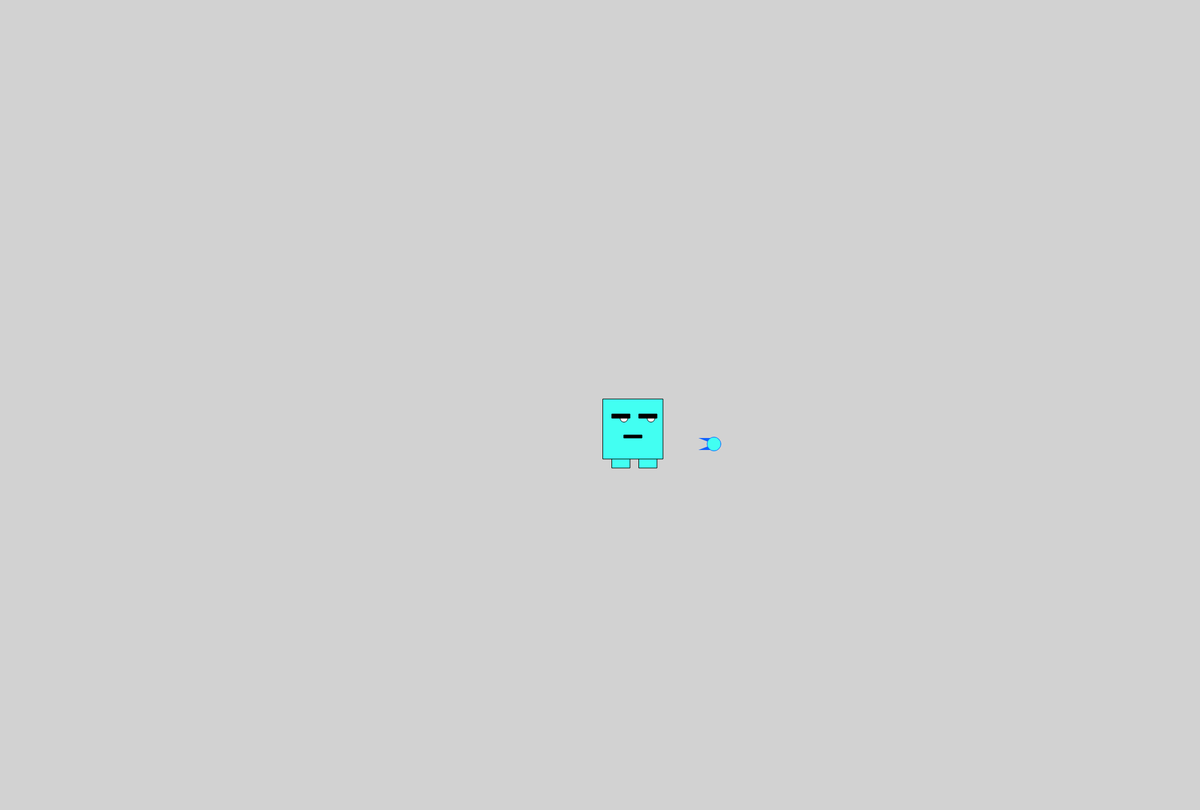
Frame 1 (no input)
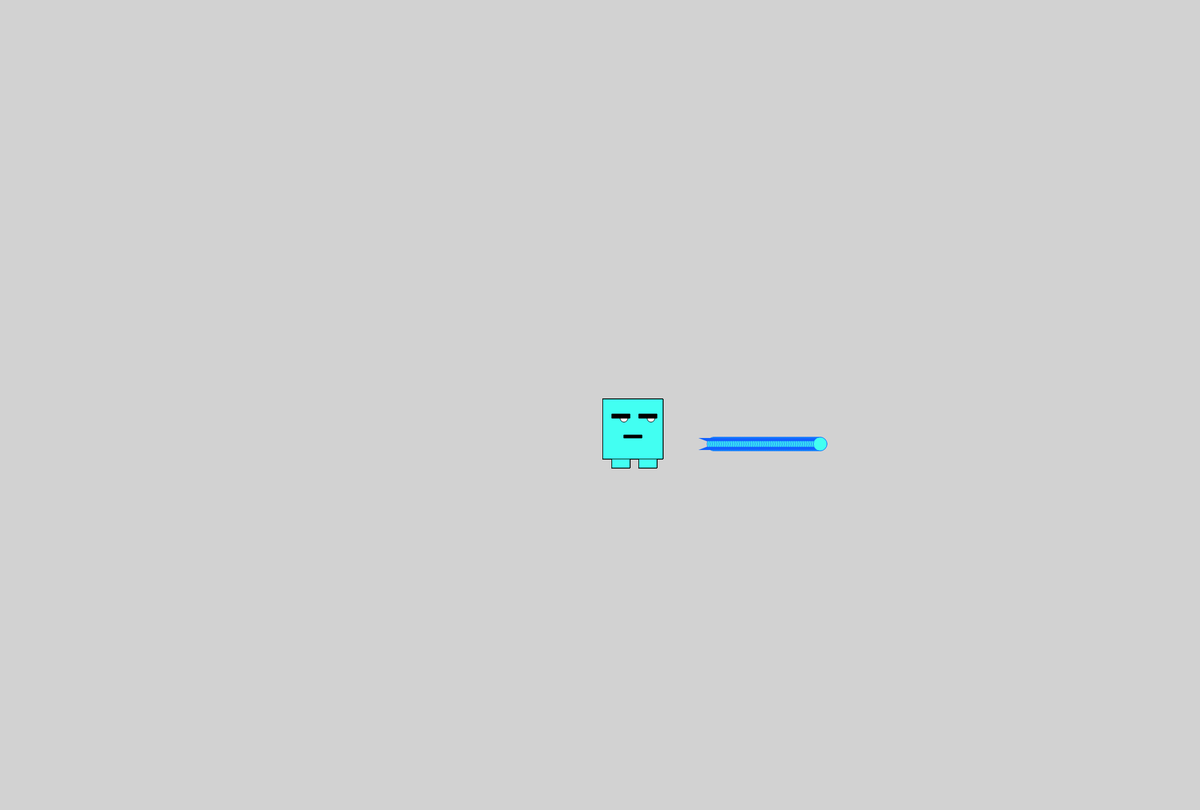
Frame 60 (no input)
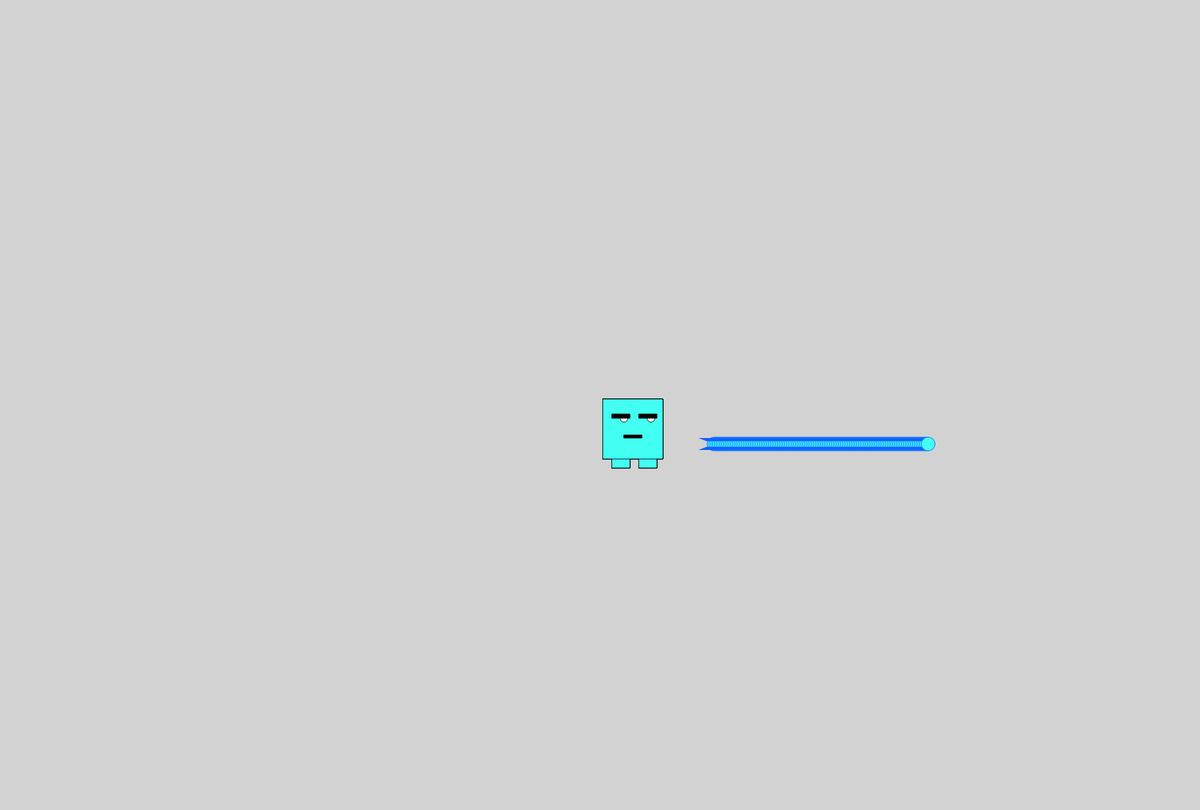
Frame 120 (the mouse pressed at the canvas centre since frame 60)

The p5.js sketch that drew these frames (run headless with seeded random() and noise() and a simulated clock; from frame 60 on, the mouse is pressed at the canvas centre):

// p5.js sketch
// ── sketch.js
var x = 0 ;

function setup() {
  createCanvas(2000, 1350);
  background(210)
}

function draw() {

  push() ;
  translate(x, 20) ;
  x = x + 3 ;
  if (x > width) {
    x = 0;
  }
  fireball() ;
  pop() ;

  fill('#42fff2');
  rect(1020, 750, 30, 30);

  fill('#42fff2');
  rect(1065, 750, 30, 30);

  fill('#42fff2');
  rect(1005, 665, 100, 100);

  fill(255);
  ellipse(1040, 697, 13, 13);

  fill(255);
  ellipse(1085, 697, 13, 13);

  fill(0);
  rect(1020, 690, 30, 7);

  fill(0);
  rect(1065, 690, 30, 7);

  fill(0);
  rect(1040, 725, 30, 5);

}

function mouseReleased() {

  push() ;
  translate(x, 20) ;
  x = x + 3 ;
  if (x > width) {
    x = 0;
  }
  iceball() ;
  pop() ;

  stroke(0);
  fill('#ff6817');
  rect(1020, 750, 30, 30);

  fill('#ff6817');
  rect(1065, 750, 30, 30);

  fill('#ff6817');
  rect(1005, 665, 100, 100);

  fill(255);
  ellipse(1040, 697, 13, 13);

  fill(255);
  ellipse(1085, 697, 13, 13);

  fill(0);
  rect(1020, 690, 30, 7);

  fill(0);
  rect(1065, 690, 30, 7);

  fill(0);
  rect(1040, 725, 30, 5);

  console.log(mouseX + ',' + mouseY) ;
}

function fireball() {
  noStroke();
  fill('#1261ff');
  triangle(1164, 730, 1190, 730, 1190, 720);

  fill('#1261ff');
  triangle(1164, 710, 1190, 710, 1190, 720);

  stroke('#1261ff');
  fill('#42fff2');
  ellipse(1190, 720, 23, 23);
}

function iceball() {
  noStroke();
  fill('#ffc517');
  triangle(1164, 730, 1190, 730, 1190, 720);

  fill('#ffc517');
  triangle(1164, 710, 1190, 710, 1190, 720);

  stroke('#ffc517');
  fill('#ff6817');
  ellipse(1190, 720, 23, 23);

}
